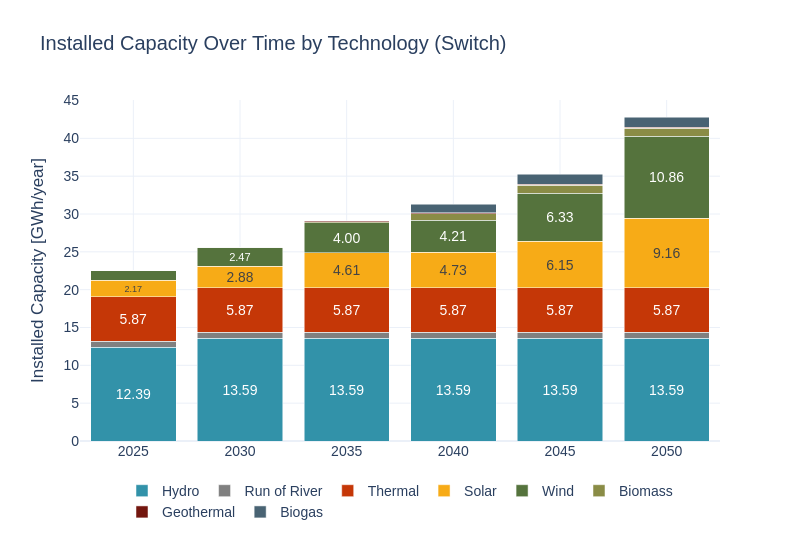

Here is the notebook cell this chart was saved with:
### Code cell
import pandas as pd

cap_inst = pd.read_csv(model_outputs_path + 'BuildGen.csv')
gen_info = pd.read_csv(model_inputs_path + 'gen_info.csv')

# Unir con info de tecnologías
cap_inst = pd.merge(cap_inst, gen_info, left_on='GEN_BLD_YRS_1',
                    right_on='GENERATION_PROJECT', how='inner')
# Filtrar solo plantas activas (gen_max_age > 1)
cap_inst = cap_inst[cap_inst['gen_max_age'] > 1]
# Expandir cada planta en sus años activos
records = []
for _, row in cap_inst.iterrows():
    start_year = row['GEN_BLD_YRS_2']
    end_year = start_year + row['gen_max_age'] - 1
    for year in range(start_year, end_year + 1):
        if year <= years[1]:
            records.append({
                'year': year,
                'gen_tech': row['gen_tech'],
                'BuildGen': row['BuildGen']
            })

# Crear nuevo DataFrame con capacidad activa por año
cap_inst_expanded = pd.DataFrame(records)
# Sumar capacidad instalada activa por año y tecnología
cap_inst_switch = cap_inst_expanded.groupby(['year', 'gen_tech'], as_index=False)['BuildGen'].sum()

cap_inst_switch = cap_inst_switch[
    (cap_inst_switch['year'] >= years[0]) &
    (cap_inst_switch['year'] <= years[1]) &
    (cap_inst_switch['year'] % 5 == 0)
]

cap_inst_switch['BuildGen'] = cap_inst_switch['BuildGen'] / 1000
cap_inst_switch['Tech'] = cap_inst_switch['gen_tech']
sw.scenarios.dispatched_generation(cap_inst_switch, 'Installed Capacity', 'GWh', 'year', 'BuildGen', 'Tech', scenario_name, 'Switch', 2)

### Figure 1 — Plotly figure (JSON) as saved in the notebook; plotly's stock layout.template omitted (floating-point values rounded to 4 significant figures)
{"data": [{"hovertemplate": "Tech=Hydro<br>Year=%{x}<br>Dispatched Generation (MW)=%{y}<br>text=%{text}<extra></extra>", "insidetextanchor": "middle", "legendgroup": "Hydro", "marker": {"color": "#3292A9", "pattern": {"shape": ""}}, "name": "Hydro", "orientation": "v", "showlegend": true, "text": ["12.39", "13.59", "13.59", "13.59", "13.59", "13.59"], "textangle": 0, "textposition": "inside", "texttemplate": "%{text}", "type": "bar", "x": [2025, 2030, 2035, 2040, 2045, 2050], "xaxis": "x", "y": [12.39, 13.59, 13.59, 13.59, 13.59, 13.59], "yaxis": "y"}, {"hovertemplate": "Tech=Run of River<br>Year=%{x}<br>Dispatched Generation (MW)=%{y}<br>text=%{text}<extra></extra>", "insidetextanchor": "middle", "legendgroup": "Run of River", "marker": {"color": "#808080", "pattern": {"shape": ""}}, "name": "Run of River", "orientation": "v", "showlegend": true, "text": ["", "", "", "", "", ""], "textangle": 0, "textposition": "inside", "texttemplate": "%{text}", "type": "bar", "x": [2025, 2030, 2035, 2040, 2045, 2050], "xaxis": "x", "y": [0.782, 0.782, 0.782, 0.782, 0.782, 0.782], "yaxis": "y"}, {"hovertemplate": "Tech=Thermal<br>Year=%{x}<br>Dispatched Generation (MW)=%{y}<br>text=%{text}<extra></extra>", "insidetextanchor": "middle", "legendgroup": "Thermal", "marker": {"color": "#C53707", "pattern": {"shape": ""}}, "name": "Thermal", "orientation": "v", "showlegend": true, "text": ["5.87", "5.87", "5.87", "5.87", "5.87", "5.87"], "textangle": 0, "textposition": "inside", "texttemplate": "%{text}", "type": "bar", "x": [2025, 2030, 2035, 2040, 2045, 2050], "xaxis": "x", "y": [5.873, 5.873, 5.873, 5.873, 5.873, 5.873], "yaxis": "y"}, {"hovertemplate": "Tech=Solar<br>Year=%{x}<br>Dispatched Generation (MW)=%{y}<br>text=%{text}<extra></extra>", "insidetextanchor": "middle", "legendgroup": "Solar", "marker": {"color": "#F7AB17", "pattern": {"shape": ""}}, "name": "Solar", "orientation": "v", "showlegend": true, "text": ["2.17", "2.88", "4.61", "4.73", "6.15", "9.16"], "textangle": 0, "textposition": "inside", "texttemplate": "%{text}", "type": "bar", "x": [2025, 2030, 2035, 2040, 2045, 2050], "xaxis": "x", "y": [2.175, 2.881, 4.611, 4.731, 6.153, 9.162], "yaxis": "y"}, {"hovertemplate": "Tech=Wind<br>Year=%{x}<br>Dispatched Generation (MW)=%{y}<br>text=%{text}<extra></extra>", "insidetextanchor": "middle", "legendgroup": "Wind", "marker": {"color": "#55733D", "pattern": {"shape": ""}}, "name": "Wind", "orientation": "v", "showlegend": true, "text": ["", "2.47", "4.00", "4.21", "6.33", "10.86"], "textangle": 0, "textposition": "inside", "texttemplate": "%{text}", "type": "bar", "x": [2025, 2030, 2035, 2040, 2045, 2050], "xaxis": "x", "y": [1.271, 2.468, 3.997, 4.205, 6.331, 10.86], "yaxis": "y"}, {"hovertemplate": "Tech=Biomass<br>Year=%{x}<br>Dispatched Generation (MW)=%{y}<br>text=%{text}<extra></extra>", "insidetextanchor": "middle", "legendgroup": "Biomass", "marker": {"color": "#8A8C46", "pattern": {"shape": ""}}, "name": "Biomass", "orientation": "v", "showlegend": true, "text": ["", "", "", "", "", ""], "textangle": 0, "textposition": "inside", "texttemplate": "%{text}", "type": "bar", "x": [2025, 2030, 2035, 2040, 2045, 2050], "xaxis": "x", "y": [0.0, 0.0, 0.1, 0.8284, 1.078, 1.078], "yaxis": "y"}, {"hovertemplate": "Tech=Geothermal<br>Year=%{x}<br>Dispatched Generation (MW)=%{y}<br>text=%{text}<extra></extra>", "insidetextanchor": "middle", "legendgroup": "Geothermal", "marker": {"color": "#73160E", "pattern": {"shape": ""}}, "name": "Geothermal", "orientation": "v", "showlegend": true, "text": ["", "", "", "", "", ""], "textangle": 0, "textposition": "inside", "texttemplate": "%{text}", "type": "bar", "x": [2025, 2030, 2035, 2040, 2045, 2050], "xaxis": "x", "y": [0.0, 0.0, 0.15, 0.15, 0.15, 0.15], "yaxis": "y"}, {"hovertemplate": "Tech=Biogas<br>Year=%{x}<br>Dispatched Generation (MW)=%{y}<br>text=%{text}<extra></extra>", "insidetextanchor": "middle", "legendgroup": "Biogas", "marker": {"color": "#496373", "pattern": {"shape": ""}}, "name": "Biogas", "orientation": "v", "showlegend": true, "text": ["", "", ""], "textangle": 0, "textposition": "inside", "texttemplate": "%{text}", "type": "bar", "x": [2040, 2045, 2050], "xaxis": "x", "y": [1.151, 1.322, 1.322], "yaxis": "y"}], "layout": {"barmode": "stack", "font": {"family": "Arial", "size": 14}, "height": 540, "legend": {"orientation": "h", "title": {}, "tracegroupgap": 0, "x": 0.5, "xanchor": "center", "y": -0.1}, "title": {"text": "Installed Capacity Over Time by Technology (Switch)"}, "width": 800, "xaxis": {"anchor": "y", "domain": [0, 1], "showgrid": true, "tickangle": 0, "tickfont": {"family": "Arial", "size": 14}, "tickvals": [2025, 2030, 2035, 2040, 2045, 2050], "title": {"text": ""}}, "yaxis": {"anchor": "x", "domain": [0, 1], "title": {"text": "Installed Capacity [GWh/year]"}}}}
